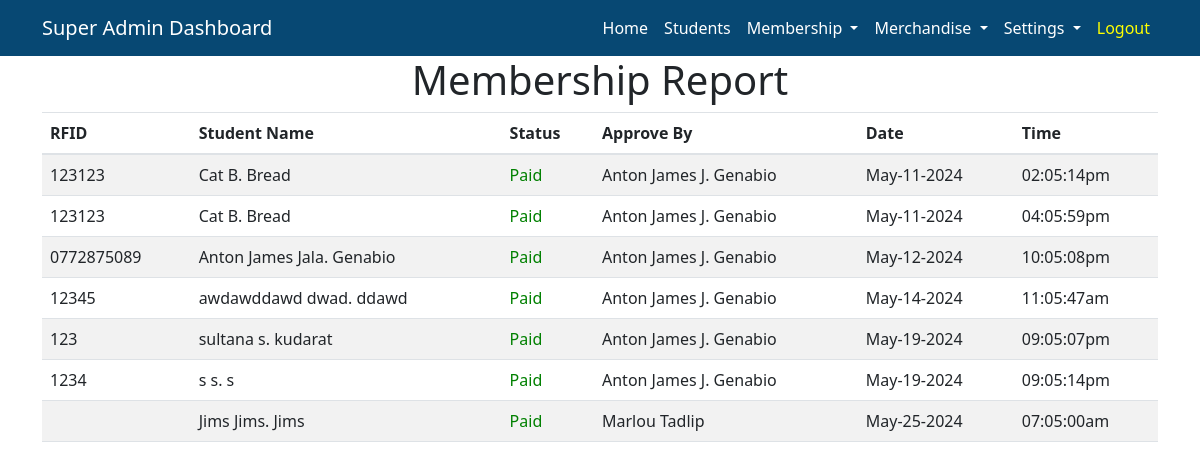
Screenshot of /Admin/AdminMembershipReport.php (signed in) with the database file from the repository.
### tables this page shows
CREATE TABLE `students` (
  `id_number` int(10) NOT NULL,
  `rfid` varchar(20) NOT NULL,
  `first_name` varchar(20) NOT NULL,
  `middle_name` varchar(20) NOT NULL,
  `last_name` varchar(20) NOT NULL,
  `email` varchar(50) NOT NULL,
  `course` varchar(5) NOT NULL,
  `year` int(11) NOT NULL,
  `password` varchar(150) NOT NULL,
  `status` varchar(5) NOT NULL,
  `membership` varchar(20) NOT NULL
);

CREATE TABLE `sub_report` (
  `sub_id` int(11) NOT NULL,
  `id_number` varchar(20) NOT NULL,
  `admin_name` varchar(100) NOT NULL,
  `date` varchar(20) NOT NULL,
  `time` varchar(20) NOT NULL
);

### Backend/BackendAdmin.php (called while the page is built, shortened)
<?php
function membershipReport(){
    $db = Database::getInstance();
    $conn = $db->getConnection();
    $sqlSubReport = " SELECT students.id_number ,students.rfid, students.first_name, students.middle_name, students.last_name , sub_report.admin_name , sub_report.date, sub_report.time FROM students INNER JOIN sub_report ON sub_report.id_number = students.id_number;";
    $resultReport = mysqli_query($conn, $sqlSubReport);
    if(mysqli_num_rows($resultReport) > 0)
        {
          $reportSub = [];
          while($row = mysqli_fetch_array($resultReport)) {
              $reportSub[] = $row;
          }
        }
        return $reportSub;
}
?>

### Admin/AdminMembershipReport.php (the view, shortened to what this page needs)
<?php
if ($_SESSION['position'] == "President" || $_SESSION['position'] == "Developer") {
  require '../Controller/ControllerSuperAdmin.php';
} else {
  require '../Controller/ControllerAdmin.php';
}
     $reportSub = membershipReport();
?>
<!DOCTYPE html>
<html lang="en">
<head>
</head>
<body>
<h1 class="text-center">Membership Report</h1>
<div class="container">
<table id="example" class="table table-striped table-hover table-responsive-lg " style="width:100%; overflow:auto">
    <thead >
        <tr>
            <th >RFID</th>
            <th >Student Name</th>
            <th >Status</th>
            <th >Approve By</th>
            <th >Date</th>
            <th >Time</th>
        </tr>
    </thead>
    <tbody>
        <?php foreach ($reportSub as $students): ?>
            <tr>
                <td><?php echo $students['rfid']; ?></td>
                <td><?php echo $students['first_name']." ".$students['middle_name'].". ".$students['last_name']; ?></td>
                <td style="color:green">Paid</td>
                <td><?php echo $students['admin_name']; ?></td>
                <td><?php echo $students['date']; ?></td>
                <td><?php echo $students['time']; ?></td>
            </tr>
        <?php endforeach; ?>
    </tbody>
</table>
</div>
</body>
</html>

### rows the page displays
students: rfid "123123", first_name "Cat", middle_name "B", last_name "Bread", sub_report.admin_name "Anton James J. Genabio", sub_report.date "May-11-2024", sub_report.time "02:05:14pm", sub_report.time "04:05:59pm"
students: rfid "0772875089", first_name "Anton James", middle_name "Jala", last_name "Genabio", sub_report.admin_name "Anton James J. Genabio", sub_report.date "May-12-2024", sub_report.time "10:05:08pm"
students: rfid "12345", first_name "awdawddawd", middle_name "dwad", last_name "ddawd", sub_report.admin_name "Anton James J. Genabio", sub_report.date "May-14-2024", sub_report.time "11:05:47am"
students: rfid "123", first_name "sultana", middle_name "s", last_name "kudarat", sub_report.admin_name "Anton James J. Genabio", sub_report.date "May-19-2024", sub_report.time "09:05:07pm"
students: rfid "1234", first_name "s", middle_name "s", last_name "s", sub_report.admin_name "Anton James J. Genabio", sub_report.date "May-19-2024", sub_report.time "09:05:14pm"
students: first_name "Jims", middle_name "Jims", last_name "Jims", sub_report.admin_name "Marlou Tadlip", sub_report.date "May-25-2024", sub_report.time "07:05:00am"
